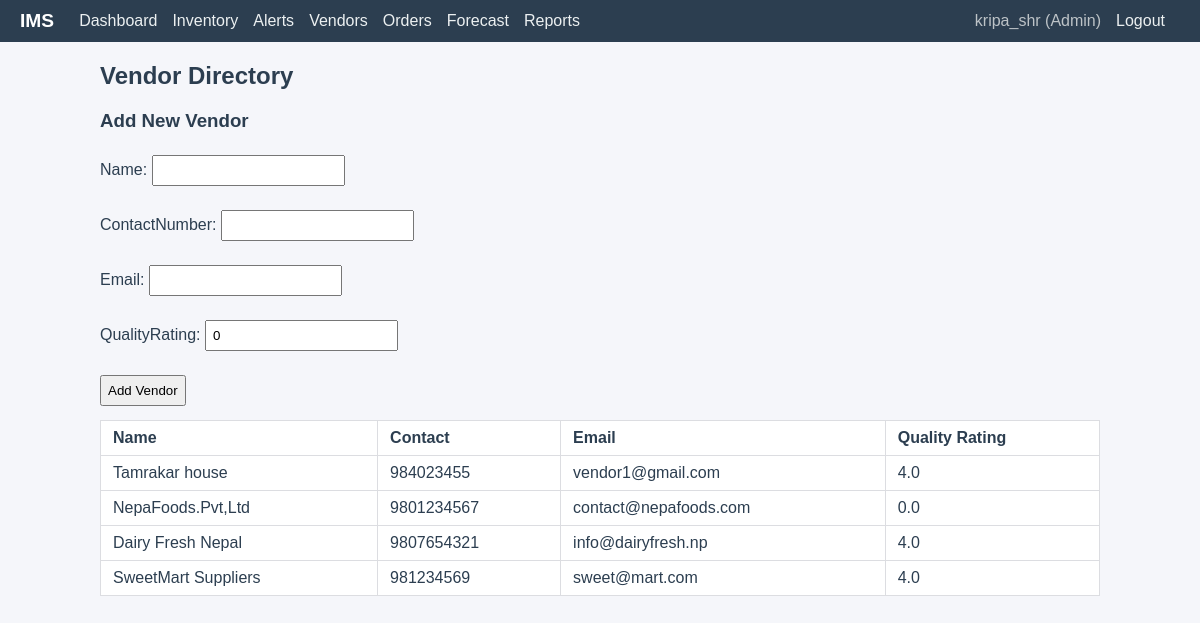
The page /vendors/ (signed in) on the database its author committed.
### inventory/models.py (models this page shows, shortened)
class User(AbstractUser):
    ROLE_CHOICES = [
        ('Admin', 'Admin'),
        ('Staff', 'Staff'),
    ]
    role = models.CharField(max_length=10, choices=ROLE_CHOICES, default='Staff')

class Vendor(models.Model):
    vendorID = models.AutoField(primary_key=True)
    name = models.CharField(max_length=255)
    ContactNumber = models.CharField(max_length=20, blank=True)
    email = models.EmailField(blank=True)
    qualityRating = models.FloatField(default=0)

### inventory/views.py (the view)
# urls.py: path('vendors/', views.vendor_list_view, name='vendor_list'),
@admin_required
def vendor_list_view(request):
    vendors = Vendor.objects.all()
    if request.method == 'POST':
        form = VendorForm(request.POST)
        if form.is_valid():
            form.save()
            messages.success(request, 'Vendor added successfully.')
            return redirect('vendor_list')
    else:
        form = VendorForm()
    return render(request, 'inventory/vendor_list.html', {'vendors': vendors, 'form': form})

### inventory/forms.py
class VendorForm(forms.ModelForm):
    class Meta:
        model = Vendor
        fields = ['name', 'ContactNumber', 'email', 'qualityRating']

### inventory/templates/inventory/vendor_list.html (shortened to what this page needs)
{% extends 'inventory/base.html' %}
{% block content %}
<h2>Vendor Directory</h2>
<h3>Add New Vendor</h3>
<form method="post">
    {{ form.as_p }}
    <button type="submit">Add Vendor</button>
</form>
<table>
    <tr><th>Name</th><th>Contact</th><th>Email</th><th>Quality Rating</th></tr>
    {% for vendor in vendors %}
    <tr>
        <td>{{ vendor.name }}</td>
        <td>{{ vendor.ContactNumber }}</td>
        <td>{{ vendor.email }}</td>
        <td>{{ vendor.qualityRating }}</td>
    </tr>
    {% endfor %}
</table>
{% endblock %}

### inventory/templates/inventory/base.html (shortened to what this page needs)
{% load static %}
<!DOCTYPE html>
<html lang="en">
<head>
    <link rel="stylesheet" href="{% static 'inventory/css/style.css' %}">
</head>
<body>
    {% if user.is_authenticated %}
    <nav class="navbar">
        <span class="brand">IMS</span>
        <a href="{% url 'dashboard' %}">Dashboard</a>
        <a href="{% url 'inventory_list' %}">Inventory</a>
        <a href="{% url 'alert_list' %}">Alerts</a>
        {% if user.role == 'Admin' %}
        <a href="{% url 'vendor_list' %}">Vendors</a>
        <a href="{% url 'order_list' %}">Orders</a>
        <a href="{% url 'forecast' %}">Forecast</a>
        <a href="{% url 'report' %}">Reports</a>
        {% endif %}
        <span class="user-info">{{ user.username }} ({{ user.role }})</span>
        <a href="{% url 'logout' %}">Logout</a>
    </nav>
    {% endif %}
    <main class="container">
        {% block content %}{% endblock %}
    </main>
</body>
</html>

### inventory/static/inventory/css/style.css (style rules this page uses)
body { font-family: Arial, sans-serif; margin: 0; background: #f5f6fa; color: #2c3e50; }
.navbar { display: flex; align-items: center; background: #2c3e50; padding: 10px 20px; }
.navbar a { color: #ecf0f1; text-decoration: none; margin-right: 15px; }
.navbar .brand { font-weight: bold; font-size: 1.2em; margin-right: 25px; color: #ffffff; }
.navbar .user-info { margin-right: 15px; color: #bdc3c7; }
.container { max-width: 1000px; margin: 20px auto; padding: 0 20px; }
table { width: 100%; border-collapse: collapse; margin-top: 10px; background: #fff; }
table, th, td { border: 1px solid #dcdde1; }
th, td { padding: 8px 12px; text-align: left; }
form input, form select, form button { margin: 4px 0; padding: 6px; }

### rows shown on the page
User: username "kripa_shr", role "Admin"
Vendor: name "Tamrakar house", ContactNumber "984023455", email "vendor1@gmail.com", qualityRating "4.0"
Vendor: name "NepaFoods.Pvt,Ltd", ContactNumber "9801234567", email "contact@nepafoods.com", qualityRating "0.0"
Vendor: name "Dairy Fresh Nepal", ContactNumber "9807654321", email "info@dairyfresh.np", qualityRating "4.0"
Vendor: name "SweetMart Suppliers", ContactNumber "981234569", email "sweet@mart.com", qualityRating "4.0"
